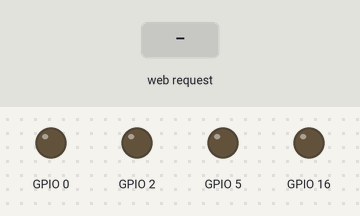
The sketch below on a simulated ESP8266 (NodeMCU). On the bench: output pins drawn as LEDs (lit = HIGH). The inputs (shaded band) are chosen by the test bench. WiFi joins after 1.5 s; servers stay silent unless stated; what the sketch prints to the serial monitor is not drawn.

Above: at 5.7 s.
5.8 s: HTTP request GET /on received
At 6.8 s:
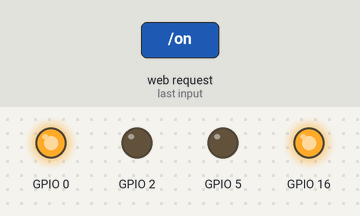
7.3 s: HTTP request GET /B received
At 8.0 s:
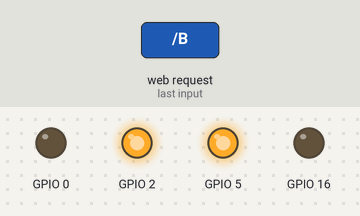
8.8 s: HTTP request GET /L received
At 9.1 s:
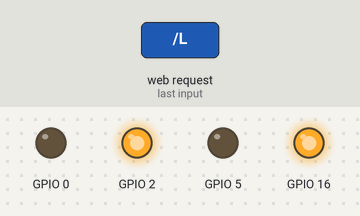
Timing chart, 0 to 11.8 s (numbered marks = the images above; inputs shaded):
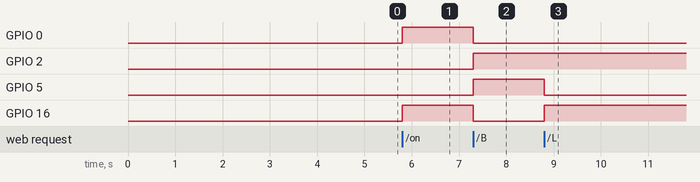

Measured:
- after the input at 5.8 s, GPIO 0, GPIO 16: LOW → HIGH at once
- after the input at 7.3 s, GPIO 0, GPIO 16: HIGH → LOW at once; GPIO 2, GPIO 5: LOW → HIGH at once
- after the input at 8.8 s, GPIO 5: HIGH → LOW at once; GPIO 16: LOW → HIGH at once

The sketch:

wi_fi_car.ino
```cpp
#include <ESP8266WiFi.h>
String  ClientRequest;
IPAddress staticIP888_10(192,168,1,10);
IPAddress gateway888_10(192,168,1,1);
IPAddress subnet888_10(255,255,255,0);

WiFiServer server(80);

void setup()
{
  ClientRequest = "";


Serial.begin(9600);
pinMode(16, OUTPUT);
pinMode(5, OUTPUT);
pinMode(0, OUTPUT);
pinMode(2, OUTPUT);

  WiFi.disconnect();
  delay(3000);
  Serial.println("START");
   WiFi.begin("ssid_n","12345678");
  while ((!(WiFi.status() == WL_CONNECTED))){
    delay(300);
    Serial.print("..");

  }
  Serial.println("Connected");
  WiFi.config(staticIP888_10, gateway888_10, subnet888_10);
  Serial.println("Your IP is");
  Serial.println((WiFi.localIP().toString()));
  server.begin();
}

void loop()
{

    WiFiClient client = server.available();
    if (!client) { return; }
    while(!client.available()){  delay(1); }
    ClientRequest = (client.readStringUntil('\r'));
    ClientRequest.remove(0, 5);
    ClientRequest.remove(ClientRequest.length()-9,9);
    Serial.println(ClientRequest);
    if (ClientRequest == "on") {
      Serial.println("fgggft");
      digitalWrite(16,HIGH);
      digitalWrite(5,LOW);
      digitalWrite(0,HIGH);
      digitalWrite(2,LOW);

    } else if (ClientRequest == "L") {
      digitalWrite(16,HIGH);
      digitalWrite(5,LOW);
    } else if (ClientRequest == "R") {
      digitalWrite(0,HIGH);
      digitalWrite(2,LOW);
    } else if (ClientRequest == "B") {
      digitalWrite(16,LOW);
      digitalWrite(5,HIGH);
      digitalWrite(0,LOW);
      digitalWrite(2,HIGH);
    }
     else {
      digitalWrite(16,LOW);
      digitalWrite(5,LOW);
      digitalWrite(0,LOW);
      digitalWrite(2,LOW);}
    client.flush();

}
```
